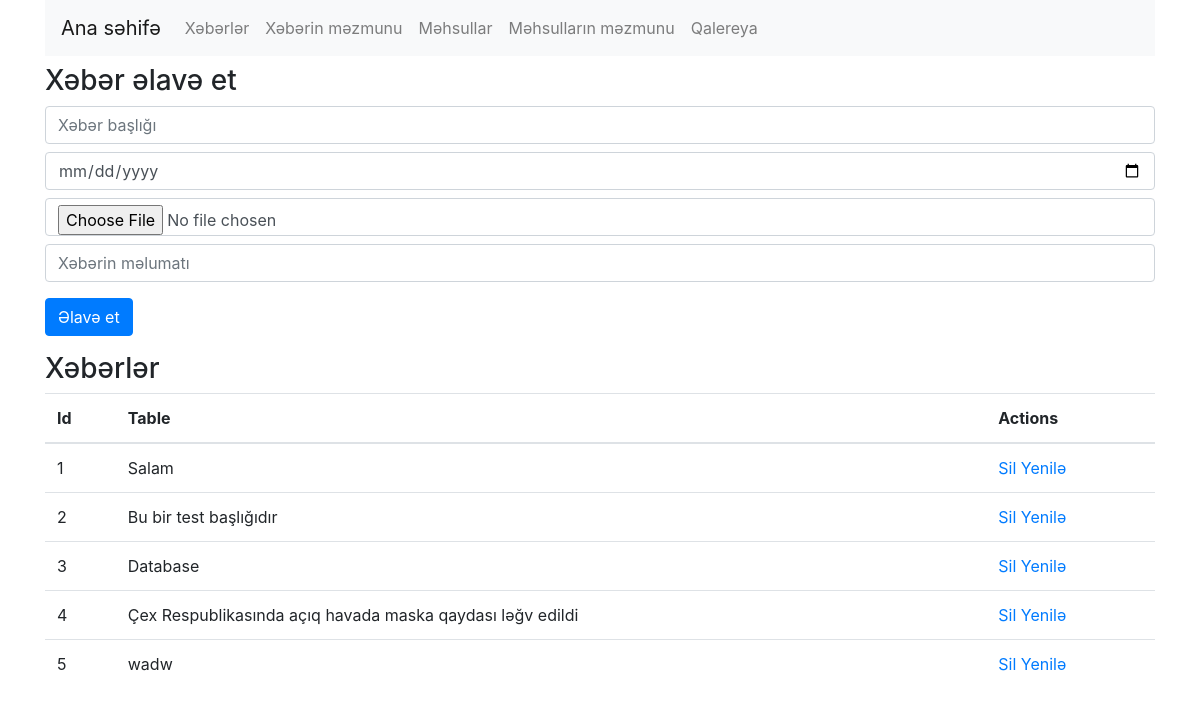
Page /admin/news on the committed database.
### models.py (models this page shows)
class Post(db.Model):
    id=db.Column(db.Integer,primary_key=True)
    post_title=db.Column(db.String(50))
    post_time=db.Column(db.String(50))
    post_img=db.Column(db.String(50))
    post_info=db.Column(db.String(50))

### controllers/admin/news.py (the view, shortened to what this page needs)
@app.route('/admin/news',methods=['GET','POST'])
def admin_news_index():
    from run import db
    from models import Post
    print('aa')
    posts=Post.query.all()
    return render_template('admin/news.html',posts=posts)

### templates/admin/news.html
{% extends "admin/base.html" %} {% block content %}
<h3 class="my-2">Xəbər əlavə et</h3>
<form action="/admin/news"method='POST' enctype="multipart/form-data">
    <input type="text" name="post_title" class="form-control my-2" placeholder="Xəbər başlığı">
    <input type="date" name="post_time" class="form-control my-2" placeholder="Xəbərin müddəti">
    <input type="file" name="post_img" class="form-control my-2" placeholder="Xəbərin şəkli">
    <input type="text" name="post_info" class="form-control my-2" placeholder="Xəbərin məlumatı">
    <input type="submit"  class="btn btn-primary my-2" value="Əlavə et">
</form>
<h3 class="my-2">Xəbərlər</h3>
<table class="table">
    <thead>
        <tr>
            <th>Id</th>
            <th>Table</th>
            <th>Actions</th>
        </tr>
    </thead>
    <tbody>
        {% for post in posts %}
        <tr>
            <td scope="row">{{post.id}}</td>
            <td>{{post.post_title}}</td>
            <td>
                <a href="#">Sil</a>
                <a href="#">Yenilə</a>
            </td>
        </tr>
        {% endfor %}
    </tbody>
</table>
{% endblock %}

### rows in the picture
Post: id "1", post_title "Salam"
Post: id "2", post_title "Bu bir test başlığıdır"
Post: id "3", post_title "Database"
Post: id "4", post_title "Çex Respublikasında açıq havada maska qaydası ləğv edildi"
Post: id "5", post_title "wadw"
